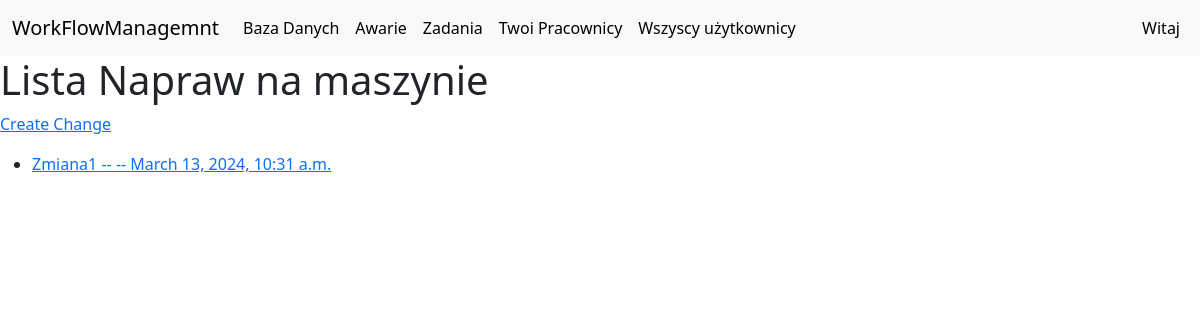
Before: /database/machine_detail/6/changes_list/ with the older database file.
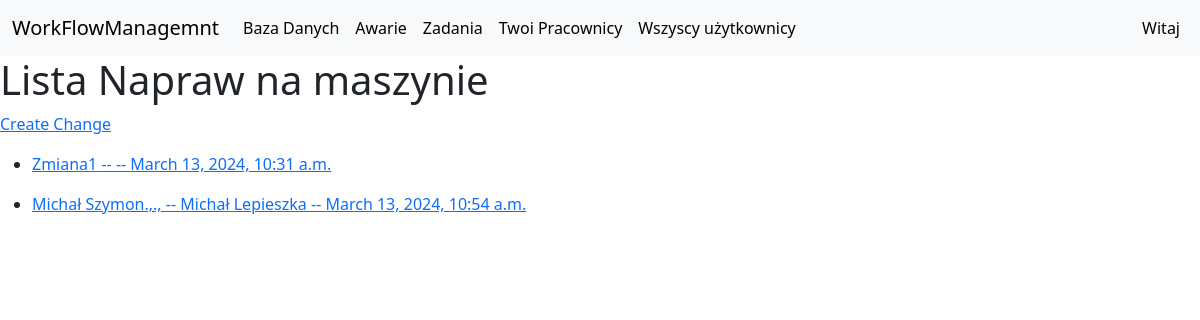
After: the same page with the newer database file.
### base/models.py (models this page shows, shortened)
class MachineChanges(models.Model):
    machine = models.ForeignKey(MachineDatabase, on_delete=models.CASCADE, null=True, blank=True)
    name = models.CharField(max_length=255, blank=True, null=True)
    time = models.DateTimeField(blank=True, null=True)
    author = models.ForeignKey(User, blank=True, null=True, on_delete=models.CASCADE)
    photos = models.ImageField(blank=True, null=True, upload_to='changes_images/')
    changes = models.TextField(blank=True, null=True)

### database/views.py (the view)
# urls.py: path('machine_detail/<int:pk>/changes_list/', MachineChangesListView.as_view(), name='changes_list'),
class MachineChangesListView(ListView):
    template_name = 'database/changes_list.html'
    model = MachineChanges
    context_object_name = 'changes'
    def get_context_data(self, **kwargs):
        context = super().get_context_data(**kwargs)
        pk = self.kwargs.get('pk')
        machine = get_object_or_404(MachineDatabase, pk=pk)
        context['machine'] = machine
        return context
    def get_queryset(self):
        machine_pk = self.kwargs.get('pk')
        return MachineChanges.objects.filter(machine__pk=machine_pk)

### base/context_processors.py (called while the page is built)
def group_names_processor(request):
    if request.user.is_authenticated:
        group_names = [group.name for group in request.user.groups.all()]
    else:
        group_names = []
    return {'group_names': group_names}

### database/templates/database/changes_list.html
{% extends 'base/base.html' %}
{% block content %}
  <h1>Lista Napraw na maszynie</h1>
  {% if machine %}
    <p><a href="{% url 'database:create_change' pk=machine.pk %}">Create Change</a></p>
  {% endif %}
  {% for change in changes %}
    <ul>
      <li>
        <a href="{% url 'database:change_detail' pk=machine.pk change_pk=change.pk %}">
            {{ change.name }} -- {{ change.author.get_full_name }} -- {{ change.time }}
          </a>
      </li>
    </ul>
{% empty %}
    <p>Nie ma żadnych zmian do wyświetlenia</p>
{% endfor %}
{% endblock %}

Changed rows visible on the page:
added MachineChanges: name "Michał Szymon.,.,", author.get_full_name "Michał Lepieszka", time "March 13, 2024, 10:54 a.m."
